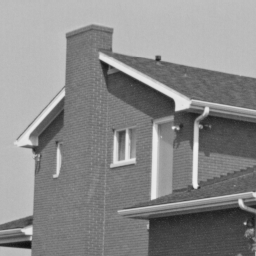
%> input picture Project3/hw3_prog_Bodong/house.png, 256 x 256 px; the run also reads 1 picture not shown here
$ octave hw3_5_d_find_W_new.m   (GNU Octave 9; MATLAB toolbox functions it lacks are replaced by stand-ins)
%> lines starting %> are read from the running program, lines starting %| are printed output that depends on the picture
clear all
close all
flag=1;
%for W=0:0.01:0.3
%for W=0.03:0.001:0.05
for W=0.039
W
save_W(1,flag)=W;


I_house=imread('house.png');
%> I_house is the input picture: size 256x256 uint8; min 16, max 239, mean 138
I_house=double(I_house)./255;
%> I_house: size 256x256 double
I=imread('houseNoisy1.pgm');%periodic noise
I=double(double(I)./255);
%> I: size 256x256 double
W=W*size(I,2);
%> W = 9.98
Do=sqrt((187-(round(size(I,1)/2)+1))^2+(71-(round(size(I,1)/2)+1))^2);
%> Do = 82.02
%The center is at 129,129
n=2;


%Io = ButterworthBandReject (I,Do,W,n);
    if(ndims(I)==3)
        I=rgb2gray(I);
    end
    if max(max(I))>1
        display('Intensity should not exceed 1');
        pause;
    end

    if min(min(I))<0
        display('Intensity should not be smaller than 0');
        pause;
    end
    I_fre=fft2(I);
    I_fre_shift=fftshift(I_fre);


    max_original=max(max(abs(I_fre_shift)));
%> max_original = 35465.4
    original_frequency=zeros(size(I_fre_shift,1),size(I_fre_shift,2));
    for u=1:size(I_fre_shift,1)
        for v=1:size(I_fre_shift,2)
            original_frequency(u,v)=log10(abs(I_fre_shift(u,v))+1)/log10(max_original+1);
        end
    end
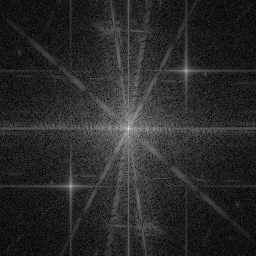
%> original_frequency: size 256x256 double; min 0.000717, max 1, mean 0.163


    figure(1);imshow(original_frequency);
    title('image in frequency domain before Butterworth BandReject Filter');
    imwrite(original_frequency,'hw3_5_d_1original_frequency.png');

%     max(max(original_frequency(1:end*2/5,end*3/5:end)))
%     max(max(original_frequency(end*3/5:end,1:end*2/5)))
%     max(max(original_frequency(1:end*2/5,1:end*2/5)))


    center_u=round(size(I_fre_shift,1)/2)+1;
%> center_u = 129
    center_v=round(size(I_fre_shift,1)/2)+1;
%> center_v = 129

    I_fre_shift_filtered=zeros(size(I_fre_shift));
    for u=1:size(I_fre_shift,1)
        for v=1:size(I_fre_shift,2)

                D=sqrt((u-center_u)*(u-center_u)+(v-center_v)*(v-center_v));
                if D==Do
                    I_fre_shift_filtered(u,v)=0;
                else
                I_fre_shift_filtered(u,v)=I_fre_shift(u,v)*1/(1+(D*W/(D*D-Do*Do))^(2*n));
                end
        end
    end


    max_out=max(max(abs(I_fre_shift_filtered)));
%> max_out = 35465.4
    output_frequency=zeros(size(I_fre_shift_filtered,1),size(I_fre_shift_filtered,2));
    for u=1:size(I_fre_shift,1)
        for v=1:size(I_fre_shift,2)
            output_frequency(u,v)=log10(abs(I_fre_shift_filtered(u,v))+1)/log10(max_out+1);
        end
    end
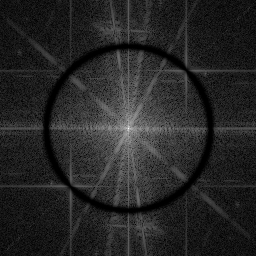
%> output_frequency: size 256x256 double; min 0, max 1, mean 0.15
    figure(2);imshow(output_frequency);
    title('image in frequency domain after Butterworth BandReject Filter');
    imwrite(output_frequency,'hw3_5_d_2output_frequency.png');


    I_fre_filtered=ifftshift(I_fre_shift_filtered);
    Ioo=ifft2(I_fre_filtered);

    max_Ioo=max(max(abs(Ioo)));
%> max_Ioo = 0.978
    Io=abs(Ioo)/max_Ioo;

    Io_way2=real(Ioo);
    Io_way2=min(Io_way2,ones(size(Io_way2)));
    Io_way2=max(Io_way2,zeros(size(Io_way2)));

figure(3);imshow(I);title('original image');
imwrite(I,'hw3_5_d_3noisy1_image.png');
figure(4);imshow(Io_way2);title('output image');
imwrite(Io_way2,'hw3_5_d_4output_image.png');


square_dis_noise=0;
square_dis_noise_way2=0;
for x=1:size(I,1)
    for y=1:size(I,2)
        square_dis_noise=square_dis_noise+255*(Io(x,y)-I_house(x,y))*255*(Io(x,y)-I_house(x,y));%compare to no-noise image, not noisy image
        %square_dis_noise_way2=square_dis_noise_way2+255*(Io_way2(x,y)-I_house(x,y))*255*(Io_way2(x,y)-I_house(x,y));
        square_dis_noise_way2=square_dis_noise_way2+255*255*abs(Io_way2(x,y)-I_house(x,y))*abs(Io_way2(x,y)-I_house(x,y));
    end
end
%> after the loop, square_dis_noise = 1418240.7; square_dis_noise_way2 = 707829.4

display('The mean square distance after adding noise is ');
%MSE=square_dis_noise/(size(I,1)*size(I,2))
MSE_way2=square_dis_noise_way2/(size(I,1)*size(I,2))
%> MSE_way2 = 10.8
save_W(2,flag)=MSE_way2;
flag=flag+1;

end
